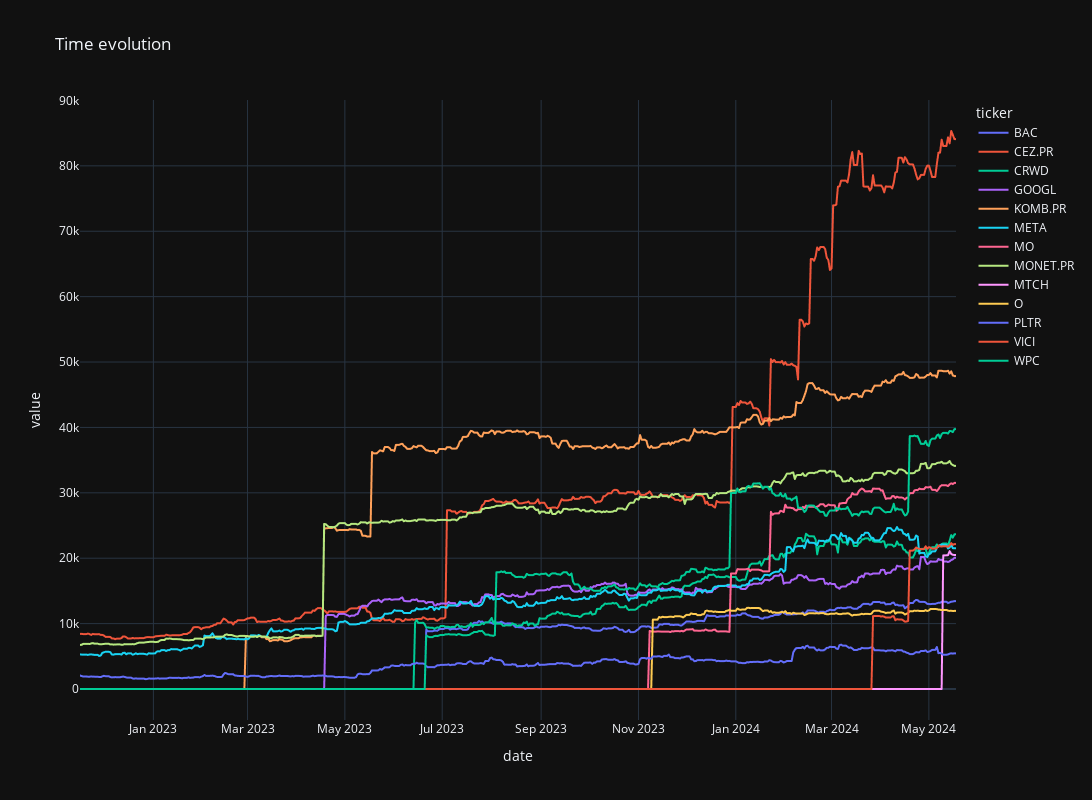

The notebook cell this image was saved under:
### Code cell
fig = px.line(
    time_evol,
    x="date",
    y="value",
    color="ticker",
    title="Time evolution",
    template="plotly_dark",
    width=1200,
    height=800,
)

# showing the plot
fig.show()

### Figure 1 — Plotly figure (JSON) as saved in the notebook; plotly's stock layout.template omitted (floating-point values rounded to 4 significant figures; data arrays with more than 128 entries replaced by an {"elided": "..."} marker saying what was removed)
{"data": [{"hovertemplate": "ticker=BAC<br>date=%{x}<br>value=%{y}<extra></extra>", "legendgroup": "BAC", "line": {"color": "#636efa", "dash": "solid"}, "marker": {"symbol": "circle"}, "mode": "lines", "name": "BAC", "showlegend": true, "type": "scattergl", "x": {"elided": "550 str values"}, "xaxis": "x", "y": {"elided": "550 float values"}, "yaxis": "y"}, {"hovertemplate": "ticker=CEZ.PR<br>date=%{x}<br>value=%{y}<extra></extra>", "legendgroup": "CEZ.PR", "line": {"color": "#EF553B", "dash": "solid"}, "marker": {"symbol": "circle"}, "mode": "lines", "name": "CEZ.PR", "showlegend": true, "type": "scattergl", "x": {"elided": "550 str values"}, "xaxis": "x", "y": {"elided": "550 float values"}, "yaxis": "y"}, {"hovertemplate": "ticker=CRWD<br>date=%{x}<br>value=%{y}<extra></extra>", "legendgroup": "CRWD", "line": {"color": "#00cc96", "dash": "solid"}, "marker": {"symbol": "circle"}, "mode": "lines", "name": "CRWD", "showlegend": true, "type": "scattergl", "x": {"elided": "550 str values"}, "xaxis": "x", "y": {"elided": "550 float values"}, "yaxis": "y"}, {"hovertemplate": "ticker=GOOGL<br>date=%{x}<br>value=%{y}<extra></extra>", "legendgroup": "GOOGL", "line": {"color": "#ab63fa", "dash": "solid"}, "marker": {"symbol": "circle"}, "mode": "lines", "name": "GOOGL", "showlegend": true, "type": "scattergl", "x": {"elided": "550 str values"}, "xaxis": "x", "y": {"elided": "550 float values"}, "yaxis": "y"}, {"hovertemplate": "ticker=KOMB.PR<br>date=%{x}<br>value=%{y}<extra></extra>", "legendgroup": "KOMB.PR", "line": {"color": "#FFA15A", "dash": "solid"}, "marker": {"symbol": "circle"}, "mode": "lines", "name": "KOMB.PR", "showlegend": true, "type": "scattergl", "x": {"elided": "550 str values"}, "xaxis": "x", "y": {"elided": "550 float values"}, "yaxis": "y"}, {"hovertemplate": "ticker=META<br>date=%{x}<br>value=%{y}<extra></extra>", "legendgroup": "META", "line": {"color": "#19d3f3", "dash": "solid"}, "marker": {"symbol": "circle"}, "mode": "lines", "name": "META", "showlegend": true, "type": "scattergl", "x": {"elided": "550 str values"}, "xaxis": "x", "y": {"elided": "550 float values"}, "yaxis": "y"}, {"hovertemplate": "ticker=MO<br>date=%{x}<br>value=%{y}<extra></extra>", "legendgroup": "MO", "line": {"color": "#FF6692", "dash": "solid"}, "marker": {"symbol": "circle"}, "mode": "lines", "name": "MO", "showlegend": true, "type": "scattergl", "x": {"elided": "550 str values"}, "xaxis": "x", "y": {"elided": "550 float values"}, "yaxis": "y"}, {"hovertemplate": "ticker=MONET.PR<br>date=%{x}<br>value=%{y}<extra></extra>", "legendgroup": "MONET.PR", "line": {"color": "#B6E880", "dash": "solid"}, "marker": {"symbol": "circle"}, "mode": "lines", "name": "MONET.PR", "showlegend": true, "type": "scattergl", "x": {"elided": "550 str values"}, "xaxis": "x", "y": {"elided": "550 float values"}, "yaxis": "y"}, {"hovertemplate": "ticker=MTCH<br>date=%{x}<br>value=%{y}<extra></extra>", "legendgroup": "MTCH", "line": {"color": "#FF97FF", "dash": "solid"}, "marker": {"symbol": "circle"}, "mode": "lines", "name": "MTCH", "showlegend": true, "type": "scattergl", "x": {"elided": "550 str values"}, "xaxis": "x", "y": {"elided": "550 float values"}, "yaxis": "y"}, {"hovertemplate": "ticker=O<br>date=%{x}<br>value=%{y}<extra></extra>", "legendgroup": "O", "line": {"color": "#FECB52", "dash": "solid"}, "marker": {"symbol": "circle"}, "mode": "lines", "name": "O", "showlegend": true, "type": "scattergl", "x": {"elided": "550 str values"}, "xaxis": "x", "y": {"elided": "550 float values"}, "yaxis": "y"}, {"hovertemplate": "ticker=PLTR<br>date=%{x}<br>value=%{y}<extra></extra>", "legendgroup": "PLTR", "line": {"color": "#636efa", "dash": "solid"}, "marker": {"symbol": "circle"}, "mode": "lines", "name": "PLTR", "showlegend": true, "type": "scattergl", "x": {"elided": "550 str values"}, "xaxis": "x", "y": {"elided": "550 float values"}, "yaxis": "y"}, {"hovertemplate": "ticker=VICI<br>date=%{x}<br>value=%{y}<extra></extra>", "legendgroup": "VICI", "line": {"color": "#EF553B", "dash": "solid"}, "marker": {"symbol": "circle"}, "mode": "lines", "name": "VICI", "showlegend": true, "type": "scattergl", "x": {"elided": "550 str values"}, "xaxis": "x", "y": {"elided": "550 float values"}, "yaxis": "y"}, {"hovertemplate": "ticker=WPC<br>date=%{x}<br>value=%{y}<extra></extra>", "legendgroup": "WPC", "line": {"color": "#00cc96", "dash": "solid"}, "marker": {"symbol": "circle"}, "mode": "lines", "name": "WPC", "showlegend": true, "type": "scattergl", "x": {"elided": "550 str values"}, "xaxis": "x", "y": {"elided": "550 float values"}, "yaxis": "y"}], "layout": {"height": 800, "legend": {"title": {"text": "ticker"}, "tracegroupgap": 0}, "title": {"text": "Time evolution"}, "width": 1200, "xaxis": {"anchor": "y", "domain": [0, 1], "title": {"text": "date"}}, "yaxis": {"anchor": "x", "domain": [0, 1], "title": {"text": "value"}}}}
